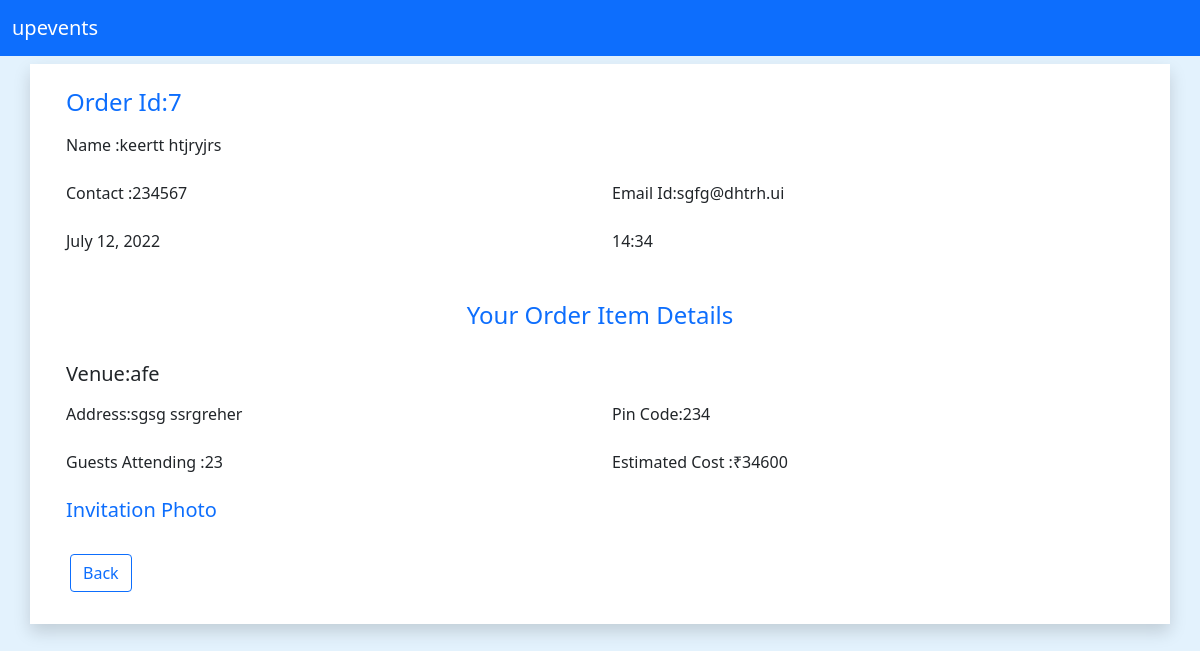
Screenshot of /user/orderinfo/7 (signed in) with the database file from the repository.
### user/models.py (models this page shows, shortened)
class Order(models.Model):
    order_id=models.AutoField(primary_key=True)
    user_name=models.CharField(max_length=30)
    name=models.CharField(max_length=70)
    mbl_no=models.CharField(max_length=70)
    email=models.CharField(max_length=70)
    date=models.DateField()
    time=models.CharField(max_length=70)
    est_people=models.IntegerField()
    venue=models.CharField(max_length=70)
    venue_address=models.CharField(max_length=300)
    venue_pin=models.CharField(max_length=70)
    est_cost=models.IntegerField()
    invite_image=models.URLField()
    order_items=models.TextField(default='')

### user/views.py (the view)
# urls.py: path('orderinfo/<int:order_id>',views.orderinfo,name='orderinfo'),
def orderinfo(request,order_id):
    order_details=Order.objects.filter(order_id=order_id)
    for i in order_details:
        order_item_list=json.loads(i.order_items)
    package_object=[]# list contain ordered package details
    for i in order_item_list:
        package_object.append(Package.objects.filter(package_id=i))
    return render(request,'user/orderinfo.html',{'order_details':order_details,'order_item_list': package_object})

### user/templates/user/orderinfo.html (shortened to what this page needs)
<!doctype html>
<html lang="en">
<head>
    <link href="https://cdn.jsdelivr.net/npm/bootstrap@5.0.2/dist/css/bootstrap.min.css" rel="stylesheet"
>
</head>
<body style="background-color:#E3F2FD ;">
    <nav class="navbar navbar-expand-lg navbar-dark bg-primary ">
        <div class="container-fluid">
          <a class="navbar-brand" href="/user">upevents</a>
        </div>
    </nav>
    {% if user.is_authenticated %}
    {% for i in order_details %}
    <div class="container shadow m-2 p-3 mx-auto bg-white">
        <div class="row m-2"><h4 class="text-primary">Order Id:{{i.order_id}}</h4></div>
        <div class="row m-2"><p>Name :{{i.name}}</p></div>
        <div class="row m-2">
            <div class="col"><p>Contact :{{i.mbl_no}}</p></div>
            <div class="col"><p>Email Id:{{i.email}}</p></div>
        </div>
        <div class="row m-2">
            <div class="col"><p>{{i.date}}</p></div>
            <div class="col"><p>{{i.time}}</p></div>
        </div>
        <div class="row m-4 text-center">
            <div class="col mt-2 text-primary"><h4>Your Order Item Details</h4></div>
        </div>
        <div class="row m-2 mt-4">
            <div class="col"><h5>Venue:{{i.venue}}</h5></div>
        </div>
        <div class="row m-2 ">
            <div class="col"><p>Address:{{i.venue_address}}</p></div>
            <div class="col"><p>Pin Code:{{i.venue_pin}}</p></div>
        </div>
        <div class="row m-2">
            <div class="col"><p>Guests Attending :{{i.est_people}} </p></div>
            <div class="col"><p>Estimated Cost :₹{{i.est_cost}} </p> </div>
        </div>
        <div class="row m-2">
            <h5 class="text-primary">Invitation Photo</h5>
        </div>
        <div class="row justify-content-left">
            <a href="/user/userprofile" class="m-3"> <button class="btn btn-outline-primary mx-2" type="button">Back </button></a>
        </div>
    </div>
    {% endfor %}
    {% else %}
<h3 class="text-center my-4">Please Log in</h3>
<div class="container my-4 text-center">
<a href="/login" class="btn btn-outline-primary mx-2 " type="button">Login</a>
</div>
{%endif%}
</body>
</html>

### rows the page displays
Order: order_id "7", name "keertt htjryjrs", mbl_no "234567", email "sgfg@dhtrh.ui", date "July 12, 2022", time "14:34", venue "afe", venue_address "sgsg ssrgreher", venue_pin "234", est_people "23", est_cost "34600"
